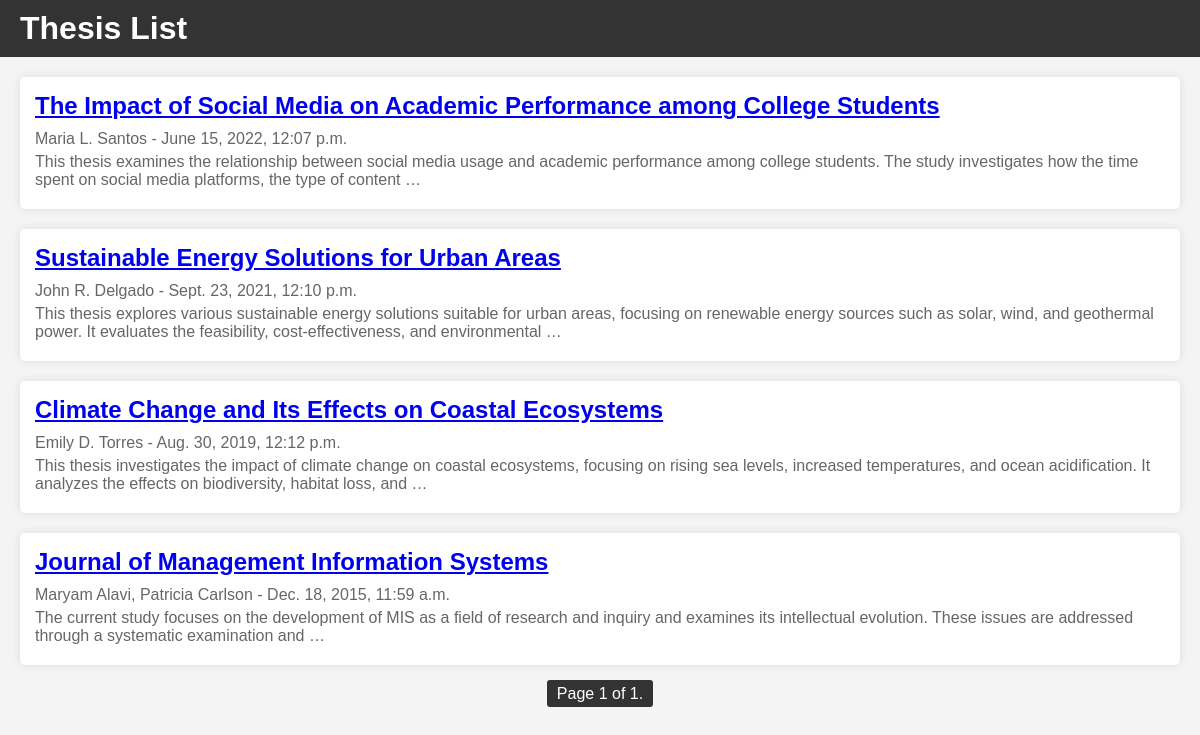
The page / on the database its author committed.
### blog/models.py (models this page shows, shortened)
class Thesis(models.Model):
    STATUS_CHOICES = [
        ('draft', 'Draft'),
        ('published', 'Published'),
    ]
    title = models.CharField(max_length=200)
    author = models.CharField(max_length=100)
    description = models.TextField()
    date = models.DateTimeField(default=timezone.now)
    status = models.CharField(max_length=10, choices=STATUS_CHOICES, default='draft')

### blog/views.py (the view)
# urls.py: path('', views.thesis_list, name='thesis_list'),
def thesis_list(request):
    theses = Thesis.objects.filter(status='published').order_by('-date')
    paginator = Paginator(theses, 10)  # Show 10 theses per page
    page_number = request.GET.get('page')
    page_obj = paginator.get_page(page_number)
    return render(request, 'blog/thesis_list.html', {'page_obj': page_obj})

### blog/templates/blog/thesis_list.html (shortened to what this page needs)
<!DOCTYPE html>
<html>
<head>
</head>
<body>
    <h1>Thesis List</h1>
    <div class="container">
        {% for thesis in page_obj %}
            <div class="thesis">
                <h2><a href="{% url 'thesis_detail' thesis.pk %}">{{ thesis.title }}</a></h2>
                <p>{{ thesis.author }} - {{ thesis.date }}</p>
                <p>{{ thesis.description|truncatewords:30 }}</p>
            </div>
        {% endfor %}
        <div class="step-links">
            <span class="current">
                Page {{ page_obj.number }} of {{ page_obj.paginator.num_pages }}.
            </span>
        </div>
    </div>
</body>
</html>

### blog/templates/blog/thesis_list.html (style rules this page uses)
body { font-family: Arial, sans-serif; margin: 0; padding: 0; background-color: #f4f4f4; }
h1 { background-color: #333; color: #fff; padding: 10px 20px; margin: 0; }
.container { padding: 20px; }
.thesis { background-color: #fff; padding: 15px; margin-bottom: 20px; border-radius: 5px; box-shadow: 0 0 10px rgba(0, 0, 0, 0.1); }
.thesis h2 { margin: 0 0 10px; color: #333; }
.thesis p { margin: 0 0 5px; color: #666; }
.step-links { text-align: center; margin: 20px 0; }
.step-links .current { padding: 5px 10px; background-color: #333; color: #fff; border-radius: 3px; }

### rows shown on the page
Thesis: title "The Impact of Social Media on Academic Performance among College Students", author "Maria L. Santos", date "June 15, 2022, 12:07 p.m.", description "This thesis examines the relationship between social media usage and academic performance among college students. The study investigates how the time spent on social media platforms, the type of content …"
Thesis: title "Sustainable Energy Solutions for Urban Areas", author "John R. Delgado", date "Sept. 23, 2021, 12:10 p.m.", description "This thesis explores various sustainable energy solutions suitable for urban areas, focusing on renewable energy sources such as solar, wind, and geothermal power. It evaluates the feasibility, cost-effectiveness, and environmental …"
Thesis: title "Climate Change and Its Effects on Coastal Ecosystems", author "Emily D. Torres", date "Aug. 30, 2019, 12:12 p.m.", description "This thesis investigates the impact of climate change on coastal ecosystems, focusing on rising sea levels, increased temperatures, and ocean acidification. It analyzes the effects on biodiversity, habitat loss, and …"
Thesis: title "Journal of Management Information Systems", author "Maryam Alavi, Patricia Carlson", date "Dec. 18, 2015, 11:59 a.m.", description "The current study focuses on the development of MIS as a field of research and inquiry and examines its intellectual evolution. These issues are addressed through a systematic examination and …"

### other values the page prints
{{ page_obj.number }} "1"
{{ page_obj.paginator.num_pages }} "1"
